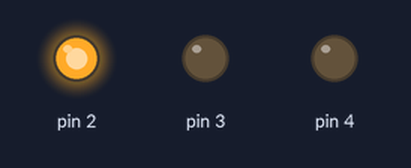
Simulated run of this sketch. Board: Arduino Uno, built with avr-gcc and run on an emulated ATmega328P. Parts: output pins drawn as LEDs (lit = HIGH).

Above: at 0.16 s.
At 0.83 s:
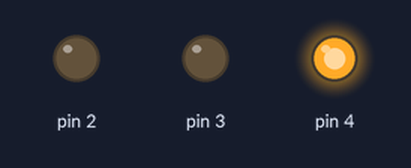
At 2.49 s:
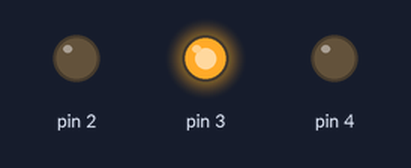
Timing chart, 0 to 3.1 s (numbered marks = the images above):
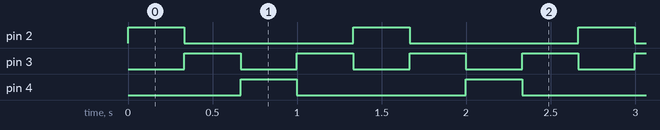

Measured:
- by itself, pin 2, pin 4: alternates HIGH for 0.33 s and LOW for 1.0 s
- by itself, pin 3: alternates HIGH for 0.33 s and LOW for 0.33 s
- by itself, everything shown: repeats every 1.3 s, in 4 steps

The sketch:

CylonBlink.ino
```cpp
// the setup routine runs once when you press reset:
void setup() {
  // initialize the digital pins as an output.
  pinMode(2, OUTPUT);
  pinMode(3, OUTPUT);
  pinMode(4, OUTPUT);
}

// the loop routine runs over and over again forever:
void loop()
{
//Cylon blink 2 -> 3 -> 4 -> 3 ...
  //Turn off pin 3 and turn on pin 2
  digitalWrite(3, LOW);
  digitalWrite(2, HIGH);
  delay(333);           // wait 333 milliseconds (1/3 sec)
  //Turn off pin 2 and turn on pin 3
  digitalWrite(2, LOW);
  digitalWrite(3, HIGH);
  delay(333);           // wait 333 milliseconds (1/3 sec)
  //Turn off pin 3 and turn on pin 4
  digitalWrite(3, LOW);
  digitalWrite(4, HIGH);
  delay(333);           // wait 333 milliseconds (1/3 sec)
   //Turn off pin 4 and turn on pin 3
  digitalWrite(4, LOW);
  digitalWrite(3, HIGH);
  delay(333);           // wait 333 milliseconds (1/3 sec)
}
```
